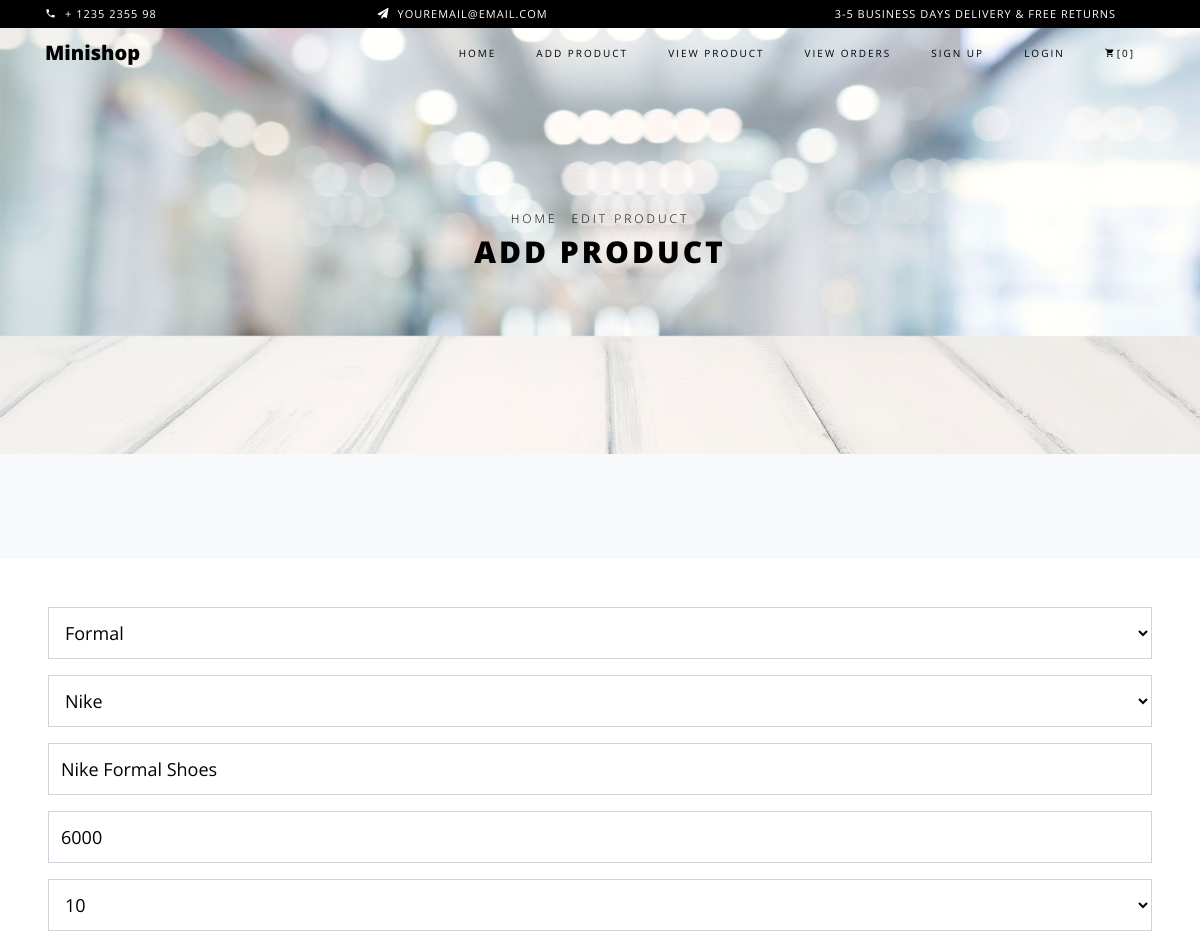
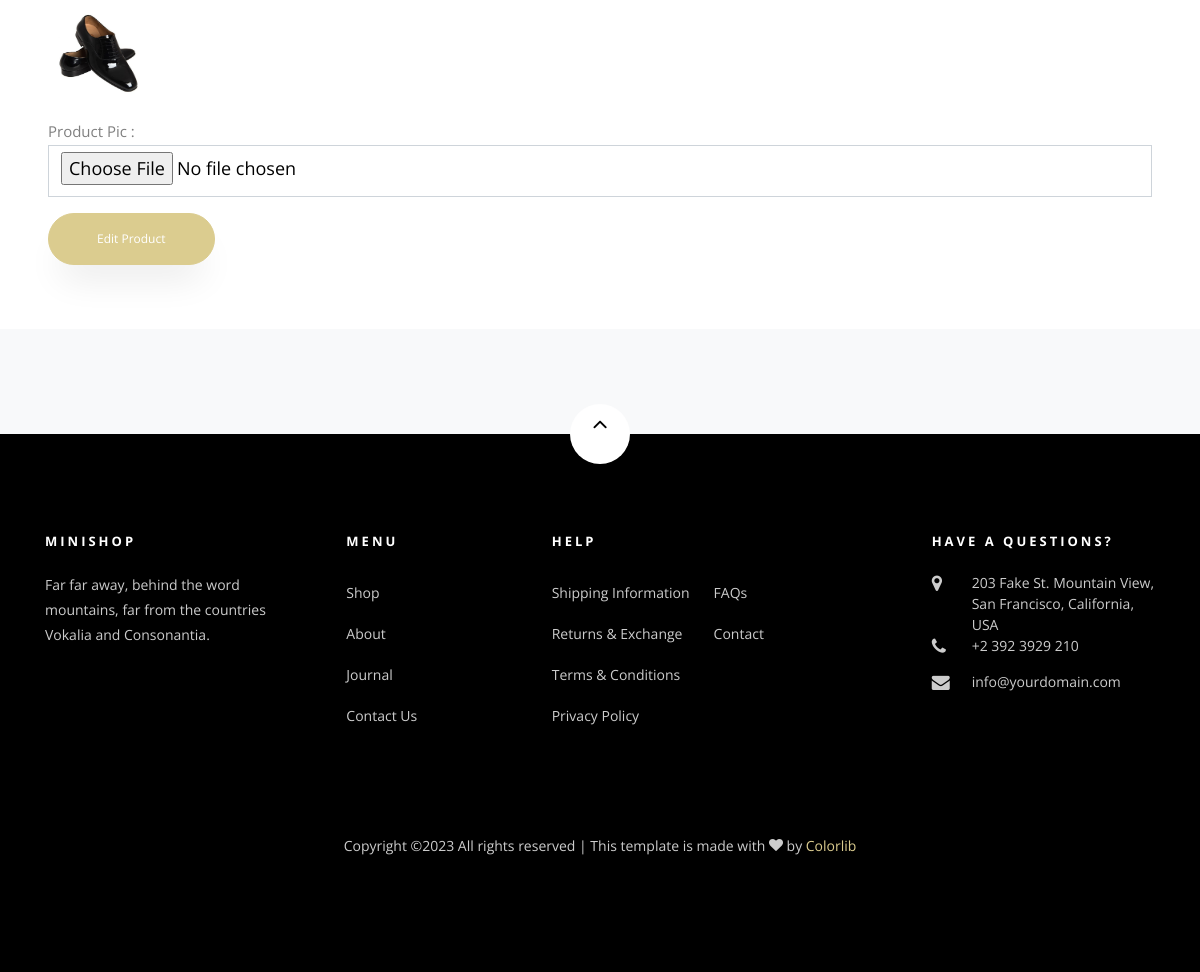
The page /seller-product-edit/4/ on the database its author committed (2 pictures, top to bottom).
### myapp/models.py (models this page shows, shortened)
class Product(models.Model):
    seller=models.ForeignKey(User,on_delete=models.CASCADE)
    category=(
        ("Formal","Formal"),
        ("Sports","Sports"),
        ("Casual","Casual"),
    )
    product_category=models.CharField(max_length=100,choices=category)
    brand=(
        ("Puma","Puma"),
        ("Reebok","Reebok"),
        ("Nike","Nike"),
        ("adidas","adidas"),
        ("Bata","Bata"),
    )
    product_brand=models.CharField(max_length=100,choices=brand)
    product_name=models.CharField(max_length=100)
    product_price=models.PositiveIntegerField()
    size=(
        ("7","7"),
        ("8","8"),
        ("9","9"),
        ("10","10"),
        ("11","11"),
    )
    product_size=models.CharField(max_length=100,choices=size)
    product_pic=models.ImageField(upload_to="product_pic/")

### myapp/views.py (the view)
# urls.py: path('seller-product-edit/<int:pk>/',views.seller_product_edit, name='seller-product-edit'),
def seller_product_edit(request,pk):
    product=Product.objects.get(pk=pk)
    if request.method=='POST':
        product.product_category=request.POST['product_category']
        product.product_brand=request.POST['product_brand']
        product.product_name=request.POST['product_name']
        product.product_price=request.POST['product_price']
        product.product_size=request.POST['product_size']
        try:
            product.product_pic=request.FILES['product_pic']
        except:
            pass
        product.save()
        msg="Product Updated Sucessfully"
        return render(request, 'seller-product-edit.html', {'product': product, 'msg':msg})
    else:
        return render(request, 'seller-product-edit.html', {'product':product})

### myapp/templates/seller-product-edit.html (shortened to what this page needs)
{% extends 'seller-header.html' %}
{% load static %}
{% block content %}
<!DOCTYPE html>
<html lang="en">
  <head>
  </head>
  <body class="goto-here">
    <div class="hero-wrap hero-bread" style="background-image: url({% static 'images/bg_6.jpg' %});">
      <div class="container">
        <div class="row no-gutters slider-text align-items-center justify-content-center">
          <div class="col-md-9 ftco-animate text-center">
          	<p class="breadcrumbs"><span class="mr-2"><a href="index.html">Home</a></span> <span>Edit Product</span></p>
            <h1 class="mb-0 bread">Add Product</h1>
          </div>
        </div>
      </div>
    </div>
    <section class="ftco-section contact-section bg-light">
        <div class="row block-12">
          <div class="col-md-12 order-md-last d-flex">
            <form  class="bg-white p-5 contact-form" method="post" action="{% url 'seller-product-edit' pk=product.pk %}" enctype="multipart/form-data">
              <div class="form-group">
                  <select name="product_category" id="product_category" class="form-control">
                    {% if product.product_category == 'Formal' %}
                      <option value="Formal" selected>Formal</option>
                    {% elif product.product_category == 'Sports' %}
                      <option> ---Select Category--- </option>
                      <option value="Formal">Formal</option>
                      <option value="Sports" selected>Sports</option>
                      <option value="Casual">Casual</option>
                    {% elif product.product_category == 'Casual' %}
                      <option> ---Select Category--- </option>
                      <option value="Formal">Formal</option>
                      <option value="Sports">Sports</option>
                      <option value="Casual" selected>Casual</option>
                     {% endif %}
                  </select>
              </div>
              <div class="form-group">
                <select name="product_brand" id="product_brand" class="form-control" >
                    {% if product.product_brand == 'Puma'%}
                      <option> ---Select Brand--- </option>
                      <option value="Puma" selected>Puma</option>
                      <option value="Reebok">Reebok</option>
                      <option value="Nike">Nike</option>
                      <option value="adidas">adidas</option>
                      <option value="Bata">Bata</option>
                    {% elif product.product_brand == 'Nike'%}
                      <option value="Nike" selected>Nike</option>
                    {% endif %}
                </select>
            </div>
              <div class="form-group">
                <input type="text" class="form-control" placeholder="Enter Your Product Name" name="product_name" value="{{product.product_name}}">
              </div>
              <div class="form-group">
                <input type="text" class="form-control" placeholder="Enter Your Product Price" name="product_price" value="{{product.product_price}}">
              </div>
              <div class="form-group">
            <div class="form-group">
                 <select name="product_size" id="product_size" class="form-control">
                    {% if product.product_size == '7' %}
                        <option> ---Select Size--- </option>
                        <option value="7" selected>7</option>
                        <option value="8">8</option>
                        <option value="9">9</option>
                        <option value="10">10</option>
                        <option value="11">11</option>
                    {% elif product.product_size == '10' %}
                        <option value="10" selected>10</option>
                    {% endif %}
                 </select>
             </div>
             <div class="form-group">
                <img src="{{product.product_pic.url}}" width="100px", height="100px">
              </div>
              <div class="form-group">Product Pic :
                <input type="file" class="form-control"  name="product_pic">
              </div>
              <div class="form-group">
                <input type="submit" value="Edit Product" class="btn btn-primary py-3 px-5">
              </div>
            </form>
          </div>
        </div>
    </section>
  </body>
</html>
{% endblock %}

### rows shown on the page
Product: product_category "Formal", product_brand "Nike", product_name "Nike Formal Shoes", product_price "6000", product_size "10", product_pic (picture)
